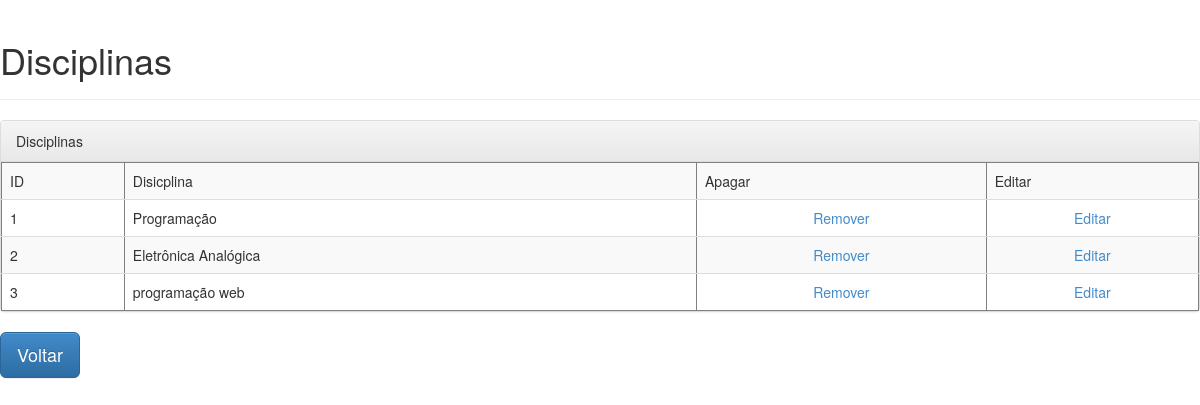
/lista_disciplina, run on an earlier commit of the app's database.
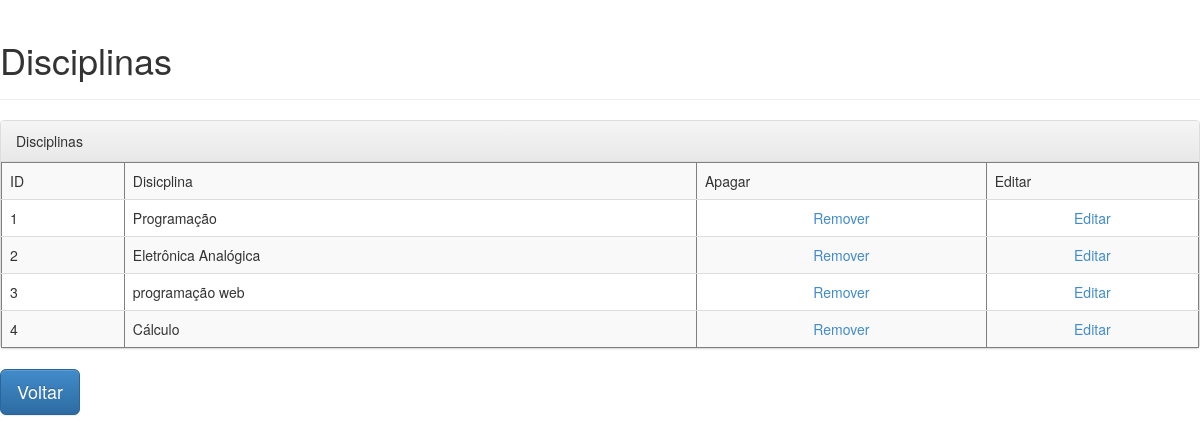
And on a later commit of the database.
### projeto/models.py (models this page shows, shortened)
class Disciplina(db.Model):
	__tablename__ = 'disciplina'
	_id = db.Column(db.Integer, primary_key=True, autoincrement=True)
	disciplina = db.Column(db.String(50), unique=True)
	turma_id = db.Column(db.Integer, ForeignKey("turma._id"))

### projeto/views/home.py (the view)
@home.route("/lista_disciplina")
def lista_disciplina():
	disciplinas = Disciplina.query.all()
	return render_template("home/lista_disciplina.html", disciplinas=disciplinas)

### projeto/templates/home/lista_disciplina.html (shortened to what this page needs)
<!DOCTYPE html>
<html>
	<head>
		<link rel="stylesheet" href="static/css/bootstrap.min.css">
		<link rel="stylesheet" href="static/css/bootstrap-theme.min.css">
	<body>
		<div class="page-header">
			<h1>Disciplinas</h1>
		</div>
    <div class="panel panel-default">
      <div class="panel-heading">Disciplinas</div>
        <table class="table table-striped" border="1">
          <tr>
          <td>ID</td>
          <td>Disicplina</td>
          <td>Apagar</td>
          <td>Editar</td>
        </tr>
        {% for disciplina in disciplinas %}
          <tr>
            <td>{{ disciplina._id }}</td>
            <td>{{ disciplina.disciplina }}</td>
            <td><center><a href="/excluir_disciplina/{{ disciplina._id }}">Remover</a></center></td>
            <td><center><a href="#">Editar</a></center></td>
          </tr>
        {% endfor %}
        </table>
      </div>
		<a class="btn btn-primary btn-lg" href="{{ url_for('home.login') }}" role="button">Voltar</a>
	</body>
</html>

What changed in the data, as far as the page shows it:
added Disciplina: _id "4", disciplina "Cálculo"
